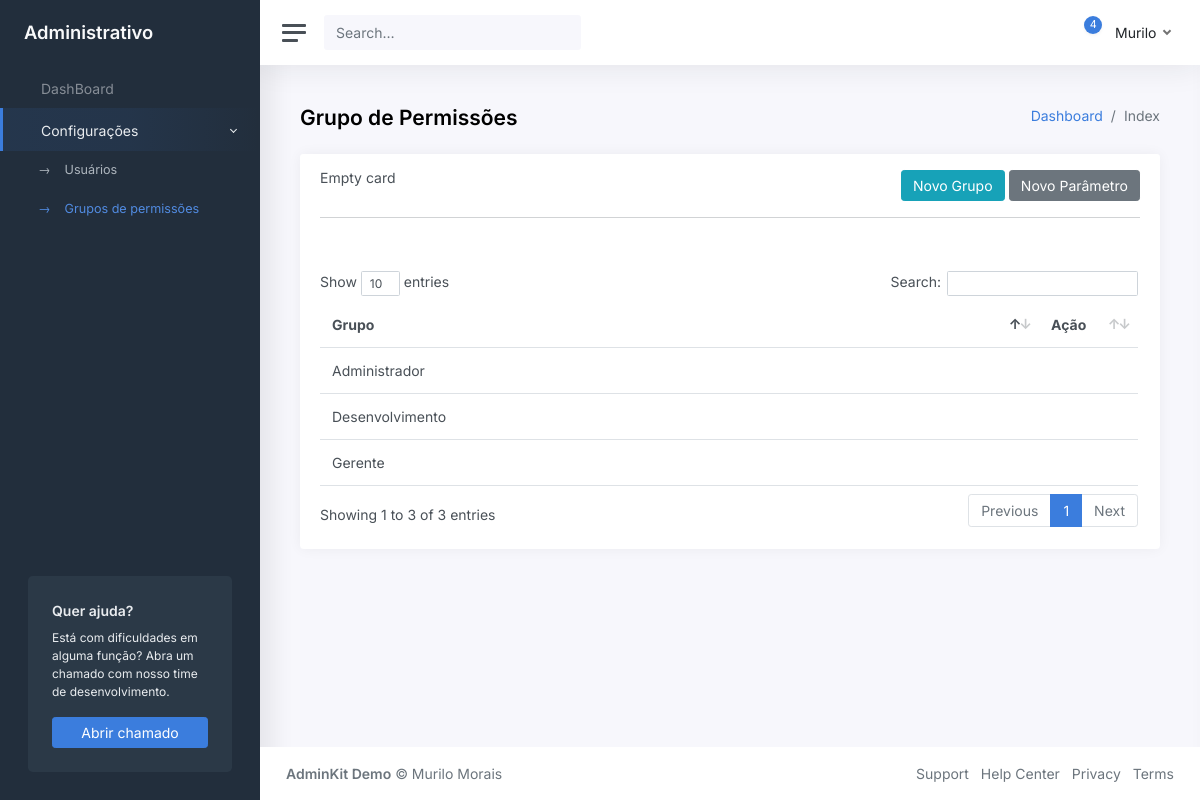
Page /Permissions (signed in) on the committed database.
### tables this page shows
CREATE TABLE `permission_groups` (
  `id` int(11) NOT NULL,
  `name` varchar(50) NOT NULL,
  `params` varchar(50) NOT NULL
);

### Core/Controller.php (called while the page is built, shortened)
<?php
Class Controller{
	public function loadTemplateAdmin($viewName, $viewData = array()){
		require 'Views/Templates/'.TEMPLATE_ADMIN.'.php';
	}
	public function loadViewInTemplate($viewName, $viewData = array()){
		extract($viewData);
		require 'Views/'.$viewName.'.php';
	}
}

### Core/Core.php (called while the page is built, shortened)
<?php
Class Core {
	public function run(){
		$url = '/';
		if(isset($_GET['url'])){
			$url .= $_GET['url'];
		}
		$params = array();
		if(!empty($url) && $url != '/'){
			$url = explode('/', $url);
			array_shift($url);
			array_shift($url);
			if(isset($url[0]) && !empty($url[0])){
				$currentAction = $url[0];
				array_shift($url);
			} else {
				$currentAction = 'index';
			}
		} else {
			$currentController = 'SiteController';
			$currentAction = 'index';
		}
		$controller = new $currentController();
		call_user_func_array(array($controller, $currentAction), $params);
	}
}

### index.php (called while the page is built, shortened)
<?php
$core = new Core();
$core->run();

### Core/Model.php (called while the page is built, shortened)
<?php
class Model{
	public function __construct(){
		global $db;
		$this->db = $db;
	}
}

### Models/Permissions.php (called while the page is built, shortened)
<?php
class Permissions extends Model
{
    public function getGroupList()
    {
        $data = array();
        $sql = $this->db->prepare("SELECT * FROM permission_groups");
        $sql->execute();
        if ($sql->rowCount() > 0) {
            $data = $sql->fetchAll(PDO::FETCH_ASSOC);
        }
        return $data;
    }
}

### Views/Admin/Permissions/index.php (the view, shortened to what this page needs)
<main class="content">
    <div class="container-fluid p-0">
        <div class="row mb-2 mb-xl-3">
            <div class="col-auto d-none d-sm-block">
                <h3><strong>Grupo de Permissões</strong></h3>
            </div>
            <div class="col-auto ms-auto text-end mt-n1">
                <nav aria-label="breadcrumb">
                    <ol class="breadcrumb bg-transparent p-0 mt-1 mb-0">
                        <li class="breadcrumb-item"><a href="#">Dashboard</a></li>
                        <li class="breadcrumb-item active" aria-current="page">Index</li>
                    </ol>
                </nav>
            </div>
        </div>
        <div class="row">
            <div class="col-12">
                <div class="card">
                    <div class="card-header">
                        <div class="row">
                            <div class="col-md-6">
                                <h5 class="card-title mb-0">Empty card</h5>
                            </div>
                            <div class="col-md-6 text-end">
                                <a class="btn btn-info" data-bs-toggle="modal" data-bs-target="#addGroup">Novo Grupo</a>
                                <a href="<?= BASE_URL . 'Permissions/addParams'; ?>" class="btn btn-secondary">Novo Parâmetro</a>
                            </div>
                        </div>
                        <hr>
                    </div>
                    <div class="card-body">
                        <table id="datatables-reponsive" class="table dataTable no-footer dtr-inline table-hover" style="width: 100%;" role="grid" aria-describedby="datatables-reponsive_info">
                            <thead>
                                <tr>
                                    <th>Grupo</th>
                                    <th>Ação</th>
                                </tr>
                            </thead>
                            <tbody>
                                <?php if (isset($group_list)) : ?>
                                    <?php foreach ($group_list as $group) : ?>
                                        <tr>
                                            <td><?= $group['name']; ?></td>
                                            <td class="table-action" width="75">
                                            </td>
                                        </tr>
                                    <?php endforeach; ?>
                                <?php endif; ?>
                            </tbody>
                        </table>
                    </div>
                </div>
            </div>
        </div>
    </div>
</main>

### rows in the picture
permission_groups: name "Desenvolvimento"
permission_groups: name "Administrador"
permission_groups: name "Gerente"

### other values in the picture
$viewData['name'] "Murilo"
